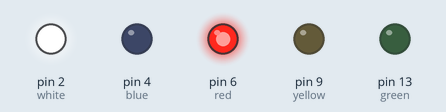
This sketch was run on a simulated Arduino Uno, built with avr-gcc and run on an emulated ATmega328P. Shown: output pins drawn as LEDs (lit = HIGH). Random numbers use the default seed unless the sketch sets one.

Above: at 0.1 s.
At 4.1 s:
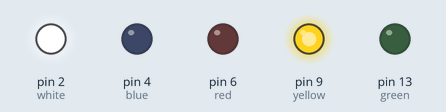
At 10.1 s:
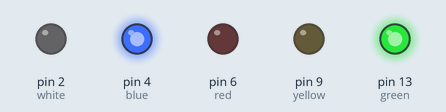
At 19.1 s:
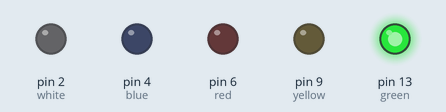
At 29.1 s:
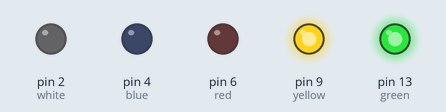
At 39.1 s:
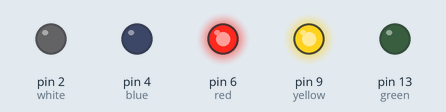
Timing chart, 0 to 40.0 s (numbered marks = the images above):
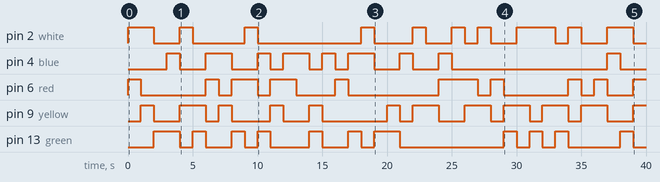

Measured:
- by itself, pin 2 (white): LOW → HIGH at 0.00 s, → LOW 2.0 s later, → HIGH 2.0 s later, → LOW 1.0 s later, … (20 changes in this stretch)
- by itself, pin 4 (blue): LOW → HIGH at 3.0 s, → LOW 1.0 s later, → HIGH 2.0 s later, → LOW 2.0 s later, … (18 changes in this stretch)
- by itself, pin 6 (red): LOW → HIGH at 0.00 s, → LOW 1.0 s later, → HIGH 5.0 s later, → LOW 1.0 s later, … (19 changes in this stretch)
- by itself, pin 9 (yellow): LOW → HIGH at 1.0 s, → LOW 1.0 s later, → HIGH 2.0 s later, → LOW 2.0 s later, … (23 changes in this stretch)
- by itself, pin 13 (green): LOW → HIGH at 2.0 s, → LOW 2.0 s later, → HIGH 1.0 s later, → LOW 1.0 s later, … (22 changes in this stretch)

The sketch:

Lab03-Part-B-Q3.ino
```cpp
int green = 13;
int yellow = 9;
int red = 6;
int blue = 4;
int white = 2;
int leds[5] = {green, yellow, red, blue, white};

void setup() {
  pinMode(green, OUTPUT);
  pinMode(yellow, OUTPUT);
  pinMode(red, OUTPUT);
  pinMode(blue, OUTPUT);
  pinMode(white, OUTPUT);
}

void loop() {
  int r = rand() % 5;
  int l = rand() % 5;

  digitalWrite(leds[r], HIGH);
  digitalWrite(leds[l], HIGH);
  delay(1000);
  digitalWrite(leds[r], LOW);
  digitalWrite(leds[l], LOW);

}
```
